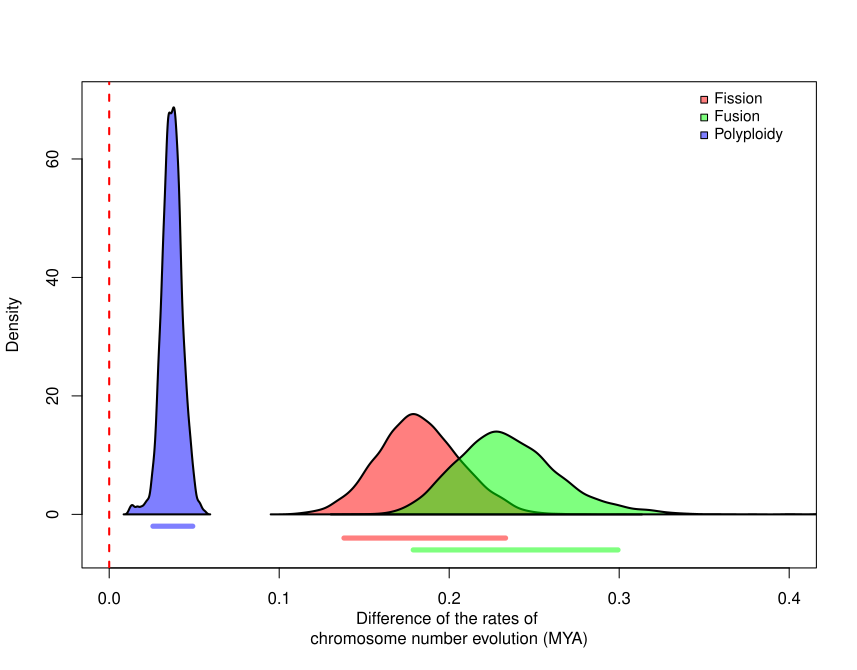

Recreate this plot in R.
# Terrence Sylvester
# pradakshanas@gmail.com
# May 07, 2020
# papilionoidea-mcmc-mkn

# load libraries
library(coda)

# load data
dat <- read.csv("../results/w.poly.all.matches.post.burnin.csv", as.is = T)
# get the rate difference between the two states
# state 1 is specialists and state 2 is generalist
# we will get the difference by looking at state 1 - state 2
asc.diff <- density(dat$asc1 - dat$asc2)
desc.diff <- density(dat$desc1 - dat$desc2)
pol.diff <- density(dat$pol1 - dat$pol2)
# get the HPD values
asc.diff.HPD <- HPDinterval(as.mcmc(dat$asc1 - dat$asc2))
desc.diff.HPD <- HPDinterval(as.mcmc(dat$desc1 - dat$desc2))
pol.diff.HPD <- HPDinterval(as.mcmc(dat$pol1 - dat$pol2))

# make an empty canvas
plot(x = NULL,
     y = NULL,
     xlim = c(0, .4),
     ylim = c(-6,70),
     xlab = "Difference of the rates of \nchromosome number evolution (MYA)",
     ylab = "Density")
# fissions
polygon(asc.diff, col = rgb(1,0,0,.5),lwd = 2)
segments(x0 = asc.diff.HPD[1,1],
         x1 = asc.diff.HPD[1,2],
         y0 = -4,
         y1 = -4,
         col = rgb(1,0,0,.5),
         lwd = 5)
# fusions
polygon(desc.diff, col = rgb(0,1,0,.5), lwd = 2)
segments(x0 = desc.diff.HPD[1,1],
         x1 = desc.diff.HPD[1,2],
         y0 = -6,
         y1 = -6,
         col = rgb(0,1,0,.5),
         lwd = 5)
#poluploidy
polygon(pol.diff, col = rgb(0,0,1,.5), lwd = 2)
segments(x0 = pol.diff.HPD[1,1],
         x1 = pol.diff.HPD[1,2],
         y0 = -2,
         y1 = -2,
         col = rgb(0,0,1,.5),
         lwd = 5)
# mark the zero line
abline(v = 0,
       col = "red",
       lty = 2,
       lwd = 2)
# legend
points(x = rep(0.35, 3),
       y = c(70,67,64),
       pch = 22,
       bg = c(rgb(1,0,0,.5),
               rgb(0,1,0,.5),
               rgb(0,0,1,.5)),
       col = "black")
# text
text(x = rep(0.35, 3),
     y = c(70,67,64), 
     labels = c("Fission", "Fusion", "Polyploidy"),
     pos = 4,
     cex = .9)
